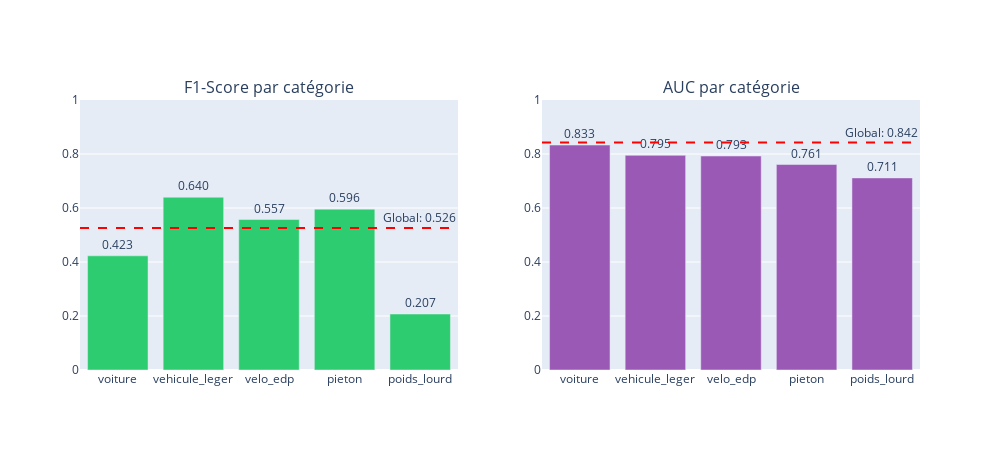

The code cell stored with this chart in its notebook:
### Code cell
# Graphique radar par catégorie (F1 et AUC)
fig = make_subplots(rows=1, cols=2, subplot_titles=['F1-Score par catégorie', 'AUC par catégorie'])

cat_names = [r['model'] for r in results_categories]
f1_values = [r['f1'] for r in results_categories]
auc_values = [r['auc'] for r in results_categories]

# F1
fig.add_trace(
    go.Bar(x=cat_names, y=f1_values, marker_color='#2ecc71', name='F1',
           text=[f"{v:.3f}" for v in f1_values], textposition='outside'),
    row=1, col=1
)
fig.add_hline(y=results_global['f1'], line_dash='dash', line_color='red',
              annotation_text=f"Global: {results_global['f1']:.3f}", row=1, col=1)

# AUC
fig.add_trace(
    go.Bar(x=cat_names, y=auc_values, marker_color='#9b59b6', name='AUC',
           text=[f"{v:.3f}" for v in auc_values], textposition='outside'),
    row=1, col=2
)
fig.add_hline(y=results_global['auc'], line_dash='dash', line_color='red',
              annotation_text=f"Global: {results_global['auc']:.3f}", row=1, col=2)

fig.update_layout(height=450, width=1000, showlegend=False)
fig.update_yaxes(range=[0, 1])
fig.show()

### Figure 1 — Plotly figure (JSON) as saved in the notebook; plotly's stock layout.template omitted (floating-point values rounded to 4 significant figures)
{"data": [{"marker": {"color": "#2ecc71"}, "name": "F1", "text": ["0.423", "0.640", "0.557", "0.596", "0.207"], "textposition": "outside", "type": "bar", "x": ["voiture", "vehicule_leger", "velo_edp", "pieton", "poids_lourd"], "xaxis": "x", "y": [0.4229, 0.6401, 0.5573, 0.5958, 0.2074], "yaxis": "y"}, {"marker": {"color": "#9b59b6"}, "name": "AUC", "text": ["0.833", "0.795", "0.793", "0.761", "0.711"], "textposition": "outside", "type": "bar", "x": ["voiture", "vehicule_leger", "velo_edp", "pieton", "poids_lourd"], "xaxis": "x2", "y": [0.8332, 0.795, 0.7926, 0.7611, 0.7115], "yaxis": "y2"}], "layout": {"annotations": [{"font": {"size": 16}, "showarrow": false, "text": "F1-Score par catégorie", "x": 0.225, "xanchor": "center", "xref": "paper", "y": 1, "yanchor": "bottom", "yref": "paper"}, {"font": {"size": 16}, "showarrow": false, "text": "AUC par catégorie", "x": 0.775, "xanchor": "center", "xref": "paper", "y": 1, "yanchor": "bottom", "yref": "paper"}, {"showarrow": false, "text": "Global: 0.526", "x": 1, "xanchor": "right", "xref": "x domain", "y": 0.5264, "yanchor": "bottom", "yref": "y"}, {"showarrow": false, "text": "Global: 0.842", "x": 1, "xanchor": "right", "xref": "x2 domain", "y": 0.8422, "yanchor": "bottom", "yref": "y2"}], "height": 450, "shapes": [{"line": {"color": "red", "dash": "dash"}, "type": "line", "x0": 0, "x1": 1, "xref": "x domain", "y0": 0.5264, "y1": 0.5264, "yref": "y"}, {"line": {"color": "red", "dash": "dash"}, "type": "line", "x0": 0, "x1": 1, "xref": "x2 domain", "y0": 0.8422, "y1": 0.8422, "yref": "y2"}], "showlegend": false, "width": 1000, "xaxis": {"anchor": "y", "domain": [0, 0.45]}, "xaxis2": {"anchor": "y2", "domain": [0.55, 1]}, "yaxis": {"anchor": "x", "domain": [0, 1], "range": [0, 1]}, "yaxis2": {"anchor": "x2", "domain": [0, 1], "range": [0, 1]}}}
